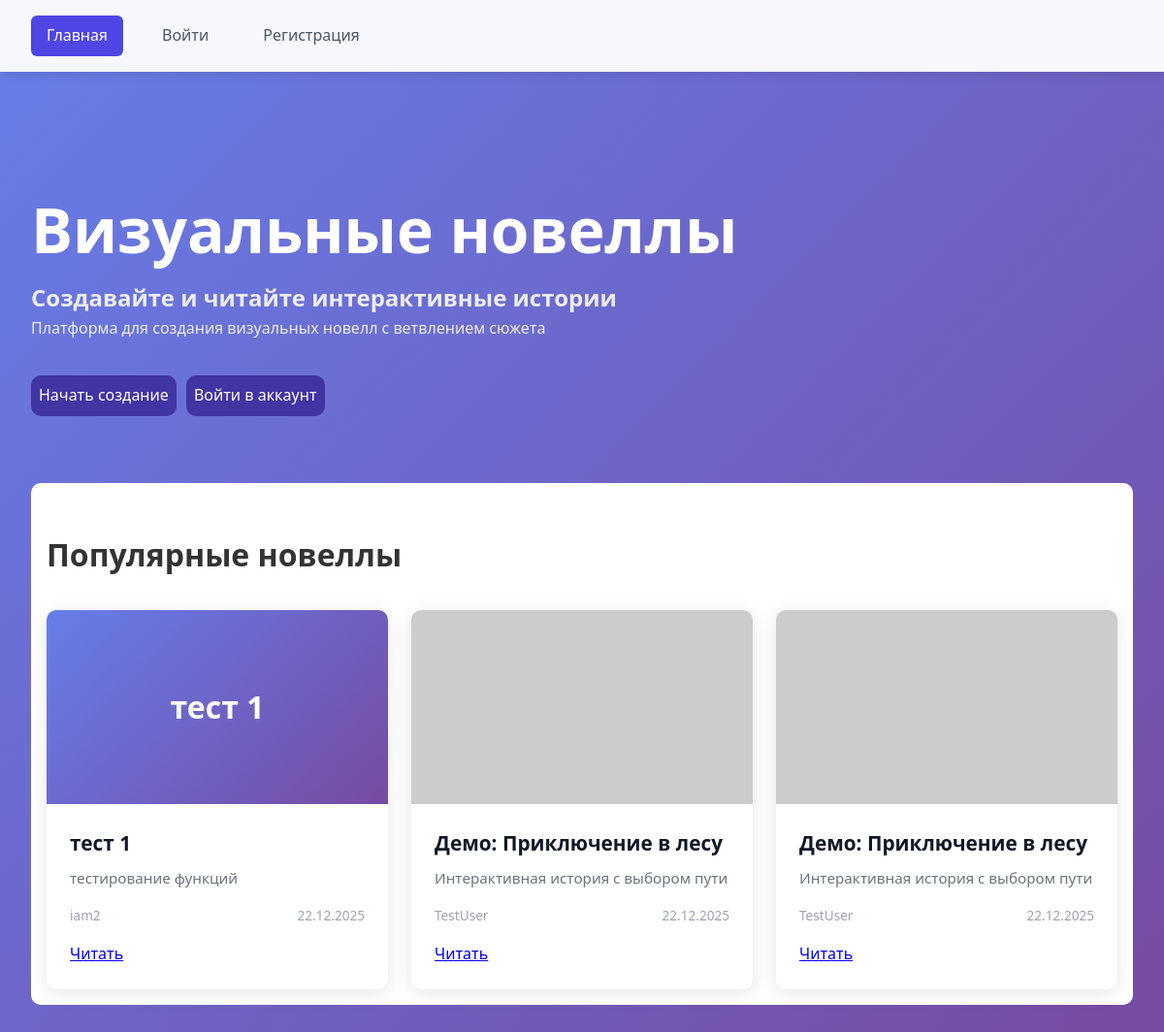
The page / on the database its author committed.
### database/db.py (models this page shows)
class Novel(db.Model):
    __tablename__ = 'novel'
    id = db.Column(db.Integer, primary_key=True)
    title = db.Column(db.String(200), nullable=False)
    description = db.Column(db.Text, default='')
    cover_image = db.Column(db.String(200), default='')
    is_published = db.Column(db.Boolean, default=False)
    author_id = db.Column(db.Integer, db.ForeignKey('user.id'), nullable=False)
    created_at = db.Column(db.DateTime, default=datetime.utcnow)
    updated_at = db.Column(db.DateTime, default=datetime.utcnow, onupdate=datetime.utcnow)
    scenes = db.relationship('Scene', backref='novel', lazy=True, order_by='Scene.order')

class User(UserMixin, db.Model):
    __tablename__ = 'user'
    id = db.Column(db.Integer, primary_key=True)
    email = db.Column(db.String(100), unique=True, nullable=False)
    password = db.Column(db.String(100), nullable=False)
    nickname = db.Column(db.String(50), nullable=False)
    phone = db.Column(db.String(20), default='')
    language = db.Column(db.String(2), default='RU')
    created_at = db.Column(db.DateTime, default=datetime.utcnow)
    novels = db.relationship('Novel', backref='author', lazy=True)

### app.py (the view)
@app.route('/')
def index():
    try:
        novels = Novel.query.filter_by(is_published=True).order_by(Novel.created_at.desc()).all()
    except:
        novels = []
    return render_template('index.html', novels=novels)

### templates/index.html (shortened to what this page needs)
{% extends "base.html" %}
{% block content %}
<h1 class="main-h1">Визуальные новеллы</h1>
<div class="hero-section">
    <h2 class="different_color">Создавайте и читайте интерактивные истории</h2>
    <p class="different_color dop_margin_bot">Платформа для создания визуальных новелл с ветвлением сюжета</p>
    {% if current_user.is_authenticated %}
        <div class="hero-actions">
            <a href="/builder" class="btn btn-primary btn-large">
                <i class="icon-plus"></i> Создать новеллу
            </a>
            <a href="/my_novels" class="btn btn-secondary btn-large">
                <i class="icon-book"></i> Мои новеллы
            </a>
        </div>
    {% else %}
        <div class="hero-actions">
            <a href="/register" class="btn btn-primary btn-large">Начать создание</a>
            <a href="/login" class="btn btn-secondary btn-large">Войти в аккаунт</a>
        </div>
    {% endif %}
</div>
{% if novels %}
<div class="main-whitebackground">
    <section class="featured-novels">
        <h2>Популярные новеллы</h2>
        <div class="novel-grid">
            {% for novel in novels %}
                <div class="novel-card">
                    {% if novel.cover_image %}
                        <div class="novel-cover">
                            <img src="{{ novel.cover_image }}" alt="{{ novel.title }}"
                                 onerror="this.src='https://picsum.photos/400/300?random={{ novel.id }}'">
                        </div>
                    {% else %}
                        <div class="novel-cover-placeholder">
                            <span class="placeholder-text">{{ novel.title|truncate(20) }}</span>
                        </div>
                    {% endif %}
                    <div class="novel-info">
                        <h3 class="novel-title">{{ novel.title }}</h3>
                        <p class="novel-description">{{ novel.description|truncate(100) }}</p>
                        <div class="novel-meta">
                            <span class="novel-author">
                                 {{ novel.author.nickname }}
                            </span>
                            <span class="novel-date">
                                 {{ novel.created_at.strftime('%d.%m.%Y') }}
                            </span>
                        </div>
                        <div class="novel-actions">
                            <a href="/view/{{ novel.id }}" class="btn btn-read">
                                 Читать
                            </a>
                        </div>
                    </div>
                </div>
            {% endfor %}
        </div>
    </section>
{% endif %}
{% endblock %}

### templates/base.html (shortened to what this page needs)
<!DOCTYPE html>
<html lang="ru">
<head>
    <link rel="stylesheet" href="{{ url_for('static', filename='css/style.css') }}">
</head>
<body>
    <header>
        <nav>
            <div class="nav-links">
                <a href="/" {% if request.endpoint == 'index' %}class="active"{% endif %}>
                     Главная
                </a>
                {% if current_user.is_authenticated %}
                    <a href="/builder" {% if request.endpoint == 'builder' %}class="active"{% endif %}>
                         Создать
                    </a>
                    <a href="/my_novels" {% if request.endpoint == 'my_novels' %}class="active"{% endif %}>
                         Мои новеллы
                    </a>
                    <a href="/profile" {% if request.endpoint == 'profile' %}class="active"{% endif %}>
                         {{ current_user.nickname }}
                    </a>
                    <a href="/logout">
                         Выйти
                    </a>
                {% else %}
                    <a href="/login" {% if request.endpoint == 'login' %}class="active"{% endif %}>
                         Войти
                    </a>
                    <a href="/register" {% if request.endpoint == 'register' %}class="active"{% endif %}>
                         Регистрация
                    </a>
                {% endif %}
            </div>
        </nav>
    </header>
    <main>
        {% block content %}{% endblock %}
    </main>
</body>
</html>

### static/css/style.css (style rules this page uses)
* { margin: 0; padding: 0; box-sizing: border-box; }
body { font-family: 'Segoe UI', Tahoma, Geneva, Verdana, sans-serif; background: linear-gradient(135deg, #667eea 0%, #764ba2 100%); color: #333; height: 100%; line-height: 1.6; }
header { background: rgba(255, 255, 255, 0.95); backdrop-filter: blur(10px); padding: 1rem 2rem; box-shadow: 0 2px 10px rgba(0,0,0,0.1); position: sticky; top: 0; z-index: 1000; }
nav { display: flex; justify-content: space-between; align-items: center; max-width: 1200px; margin: 0 auto; }
.nav-links { display: flex; gap: 1.5rem; align-items: center; }
nav a { color: #4b5563; text-decoration: none; padding: 0.5rem 1rem; border-radius: 6px; transition: all 0.2s; display: flex; align-items: center; gap: 8px; }
nav a.active { color: white; background: #4f46e5; }
main { max-width: 1200px; margin: 2rem auto; padding: 0 2rem; }
.novel-grid { display: grid; grid-template-columns: repeat(auto-fill, minmax(300px, 1fr)); gap: 1.5rem; margin-top: 2rem; }
.novel-card { background: white; border-radius: 10px; overflow: hidden; box-shadow: 0 4px 20px rgba(0,0,0,0.1); transition: transform 0.3s, box-shadow 0.3s; }
.novel-cover { width: 100%; height: 200px; object-fit: cover; }
.novel-cover-placeholder { width: 100%; height: 200px; background: linear-gradient(135deg, #667eea, #764ba2); display: flex; align-items: center; justify-content: center; color: white; font-size: 2rem; font-weight: bold; }
.novel-info { padding: 1.5rem; }
.novel-title { font-size: 1.3rem; font-weight: bold; color: #111827; margin-bottom: 0.5rem; }
.novel-description { color: #6b7280; font-size: 0.95rem; margin-bottom: 1rem; line-height: 1.5; }
.novel-meta { display: flex; justify-content: space-between; color: #9ca3af; font-size: 0.85rem; margin-bottom: 1rem; }
.novel-actions { display: flex; gap: 0.5rem; }
.main-whitebackground { background-color: white; padding: 1rem; border-radius: 10px; margin-top:4rem; padding-top:3rem; }
.main-h1 { color: white; font-size: 4rem; padding-top: 5rem; }
.hero-actions { margin-top:1rem; display:flex }
.hero-actions .btn { display: block; padding: 0.5rem; text-decoration: none; margin: 0 10px 5px 0; border-radius: 20px; border-radius: 10px; color: white; transition: .2s linear; background: #4134a3; }
.btn-primary { background: #4f46e5; color: white; border: none; padding: 10px 20px; border-radius: 5px; cursor: pointer; font-size: 16px; transition: background 0.2s; }
.featured-novels>h2 { font-size: 2rem; }
.novel-cover>img { object-fit:cover; width: 100%; height: 100%; }
.novel-card { object-fit: cover; }
.different_color { color: #ededed; }
.dop_margin_bot { margin-bottom: 35px; }

### rows shown on the page
Novel: title "тест 1", description "тестирование функций", author.nickname "iam2", created_at "22.12.2025"
Novel: title "Демо: Приключение в лесу", description "Интерактивная история с выбором пути", author.nickname "TestUser", created_at "22.12.2025"
Novel: title "Демо: Приключение в лесу", description "Интерактивная история с выбором пути", author.nickname "TestUser", created_at "22.12.2025"
